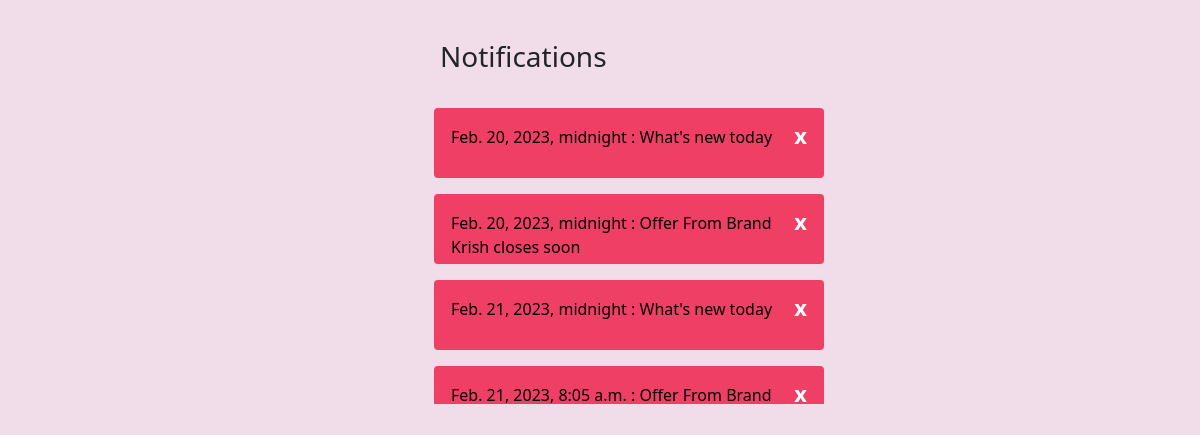
Screenshot of /Myntraapp/usernot/ with the database file from the repository.
### Myntraapp/models.py (models this page shows)
class usernotification(models.Model):
    content = models.CharField(max_length=200)
    usernottime = models.DateTimeField(auto_now_add=True)

### Myntraapp/views.py (the view)
# urls.py: path('usernot/',usernotif),
def usernotif(request):
    a = usernotification.objects.all()  # image name , image file
    usernottime = []
    cont = []
    for i in a:
        ct = i.content  # im has a path = "myapp/static/ganesha.png'
        cont.append(ct)
        ut=i.usernottime
        usernottime.append(ut)
    s=zip(usernottime,cont)
    return render(request, 'usernoti.html',{'s':s})

### Myntraapp/templates/usernoti.html (shortened to what this page needs)
{% load static %}
<!DOCTYPE html>
<html lang="en">
<head>
    <link href="https://cdn.jsdelivr.net/npm/bootstrap@5.0.2/dist/css/bootstrap.min.css" rel="stylesheet">
</head>
<body style="height:150px;width:150px;background-color:rgb(241, 221, 233);">
<h3 style="margin-left:440px;margin-top:40px;">Notifications</h3>
<div class="scroll">
{% for i,j in s %}
 <div style="background-color:rgb(239, 63, 101);height:70px;width:390px;margin-left:30px;" class="alert">
    <span class="closebtn" onclick="this.parentElement.style.display='none';">x</span>
    <a href="" style="text-decoration:none;color:black;">{{i}} : {{j}}</a>
 </div>
{% endfor %}
</div>
</body>
</html>

### Myntraapp/templates/usernoti.html (style rules this page uses)
.alert { padding: 20px; background-color: green; color: white; margin-bottom: 15px; }
.closebtn { margin-left: 15px; color: white; font-weight: bold; float: right; font-size: 22px; line-height: 20px; cursor: pointer; transition: 0.3s; }
div.scroll { margin:4px, 4px; padding:4px; overflow-x: hidden; overflow-y: auto; height:300px; width:460px; margin-left:400px; margin-top:30px; background-color:rgb(241, 221, 233); color:rgb(247, 81, 159); border: 5px; border-color: rgb(174, 25, 25); }

### rows the page displays
usernotification: s "Feb. 20, 2023, midnight", s "What's new today"
usernotification: s "Feb. 20, 2023, midnight", s "Offer From Brand Krish closes soon"
usernotification: s "Feb. 21, 2023, midnight", s "What's new today"
usernotification: s "Feb. 21, 2023, 8:05 a.m.", s "Offer From Brand…"
